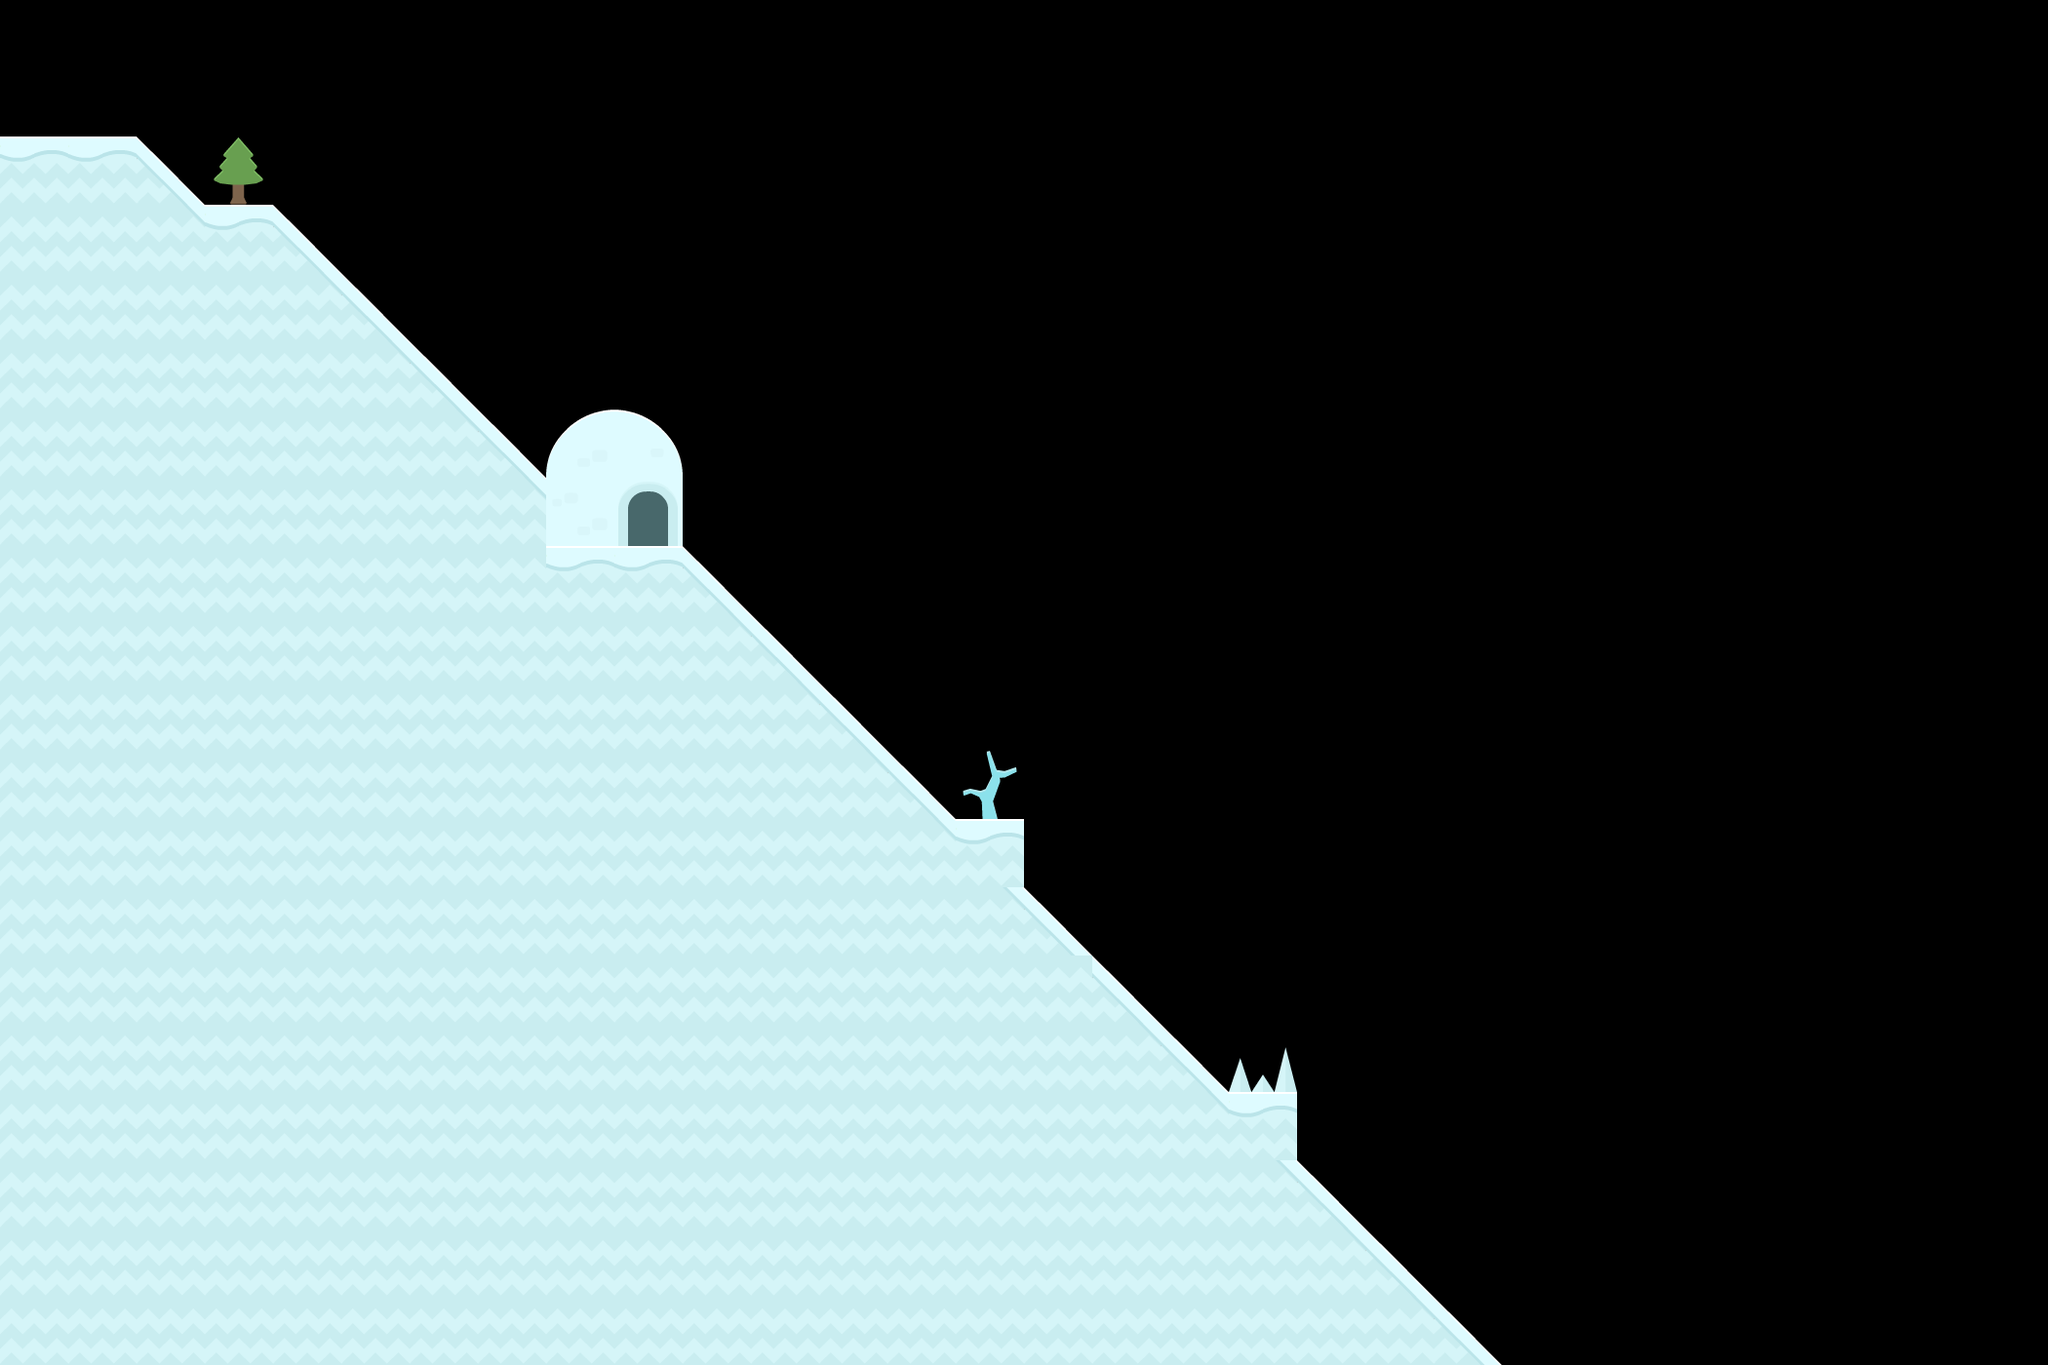

This is a level from a 2D game, rendered from its Tiled map with the project's own tilesets. A one-line summary and the complete map file follow:
An orthogonal 30x20 tile map with 70x70 px tiles, 1 tile layer (ground) and 2 objects (penguin-spawn).

<map version="1.10" tiledversion="1.10.2" orientation="orthogonal" renderorder="right-down" width="30" height="20" tilewidth="70" tileheight="70" infinite="0" nextlayerid="5" nextobjectid="9">
 <editorsettings>
  <export target="map.json" format="json" />
 </editorsettings>
 <tileset firstgid="1" name="iceworld" tilewidth="70" tileheight="70" tilecount="98" columns="14">
  <image source="sheet.png" width="980" height="490" />
  <tile id="0">
   <properties>
    <property name="collides" type="bool" value="false" />
    <property name="obstacles" type="bool" value="false" />
   </properties>
  </tile>
  <tile id="1">
   <properties>
    <property name="collides" type="bool" value="true" />
    <property name="obstacles" type="bool" value="false" />
   </properties>
  </tile>
  <tile id="2">
   <properties>
    <property name="collides" type="bool" value="true" />
    <property name="obstacles" type="bool" value="false" />
   </properties>
  </tile>
  <tile id="3">
   <properties>
    <property name="collides" type="bool" value="true" />
    <property name="obstacles" type="bool" value="false" />
   </properties>
  </tile>
  <tile id="4">
   <properties>
    <property name="collides" type="bool" value="true" />
    <property name="obstacles" type="bool" value="false" />
   </properties>
  </tile>
  <tile id="5">
   <properties>
    <property name="collides" type="bool" value="true" />
    <property name="obstacles" type="bool" value="false" />
   </properties>
  </tile>
  <tile id="6">
   <properties>
    <property name="collides" type="bool" value="false" />
    <property name="obstacles" type="bool" value="false" />
   </properties>
  </tile>
  <tile id="7">
   <properties>
    <property name="collides" type="bool" value="false" />
    <property name="obstacles" type="bool" value="false" />
   </properties>
  </tile>
  <tile id="8">
   <properties>
    <property name="collides" type="bool" value="true" />
    <property name="obstacles" type="bool" value="false" />
   </properties>
  </tile>
  <tile id="9">
   <properties>
    <property name="collides" type="bool" value="true" />
    <property name="obstacles" type="bool" value="false" />
   </properties>
  </tile>
  <tile id="10">
   <properties>
    <property name="collides" type="bool" value="false" />
    <property name="obstacles" type="bool" value="true" />
   </properties>
  </tile>
  <tile id="11">
   <properties>
    <property name="collides" type="bool" value="false" />
    <property name="obstacles" type="bool" value="true" />
   </properties>
  </tile>
  <tile id="12">
   <properties>
    <property name="collides" type="bool" value="false" />
    <property name="obstacles" type="bool" value="true" />
   </properties>
  </tile>
  <tile id="13">
   <properties>
    <property name="collides" type="bool" value="false" />
    <property name="obstacles" type="bool" value="true" />
   </properties>
  </tile>
  <tile id="14">
   <properties>
    <property name="collides" type="bool" value="false" />
    <property name="obstacles" type="bool" value="false" />
   </properties>
  </tile>
  <tile id="15">
   <properties>
    <property name="collides" type="bool" value="true" />
    <property name="obstacles" type="bool" value="false" />
   </properties>
  </tile>
  <tile id="16">
   <properties>
    <property name="collides" type="bool" value="true" />
    <property name="obstacles" type="bool" value="false" />
   </properties>
  </tile>
  <tile id="17">
   <properties>
    <property name="collides" type="bool" value="true" />
    <property name="obstacles" type="bool" value="false" />
   </properties>
  </tile>
  <tile id="18">
   <properties>
    <property name="collides" type="bool" value="false" />
    <property name="obstacles" type="bool" value="false" />
   </properties>
  </tile>
  <tile id="19">
   <properties>
    <property name="collides" type="bool" value="true" />
    <property name="obstacles" type="bool" value="false" />
   </properties>
  </tile>
  <tile id="20">
   <properties>
    <property name="collides" type="bool" value="true" />
    <property name="obstacles" type="bool" value="false" />
   </properties>
  </tile>
  <tile id="21">
   <properties>
    <property name="collides" type="bool" value="true" />
    <property name="obstacles" type="bool" value="false" />
   </properties>
  </tile>
  <tile id="22">
   <properties>
    <property name="collides" type="bool" value="true" />
    <property name="obstacles" type="bool" value="false" />
   </properties>
  </tile>
  <tile id="23">
   <properties>
    <property name="collides" type="bool" value="true" />
    <property name="obstacles" type="bool" value="false" />
   </properties>
  </tile>
  <tile id="24">
   <properties>
    <property name="collides" type="bool" value="false" />
    <property name="obstacles" type="bool" value="false" />
   </properties>
  </tile>
  <tile id="25">
   <properties>
    <property name="collides" type="bool" value="false" />
    <property name="obstacles" type="bool" value="false" />
   </properties>
  </tile>
  <tile id="26">
   <properties>
    <property name="collides" type="bool" value="false" />
    <property name="obstacles" type="bool" value="false" />
   </properties>
  </tile>
  <tile id="27">
   <properties>
    <property name="collides" type="bool" value="false" />
    <property name="obstacles" type="bool" value="false" />
   </properties>
  </tile>
  <tile id="28">
   <properties>
    <property name="collides" type="bool" value="false" />
    <property name="obstacles" type="bool" value="false" />
   </properties>
  </tile>
  <tile id="29">
   <properties>
    <property name="collides" type="bool" value="false" />
    <property name="obstacles" type="bool" value="false" />
   </properties>
  </tile>
  <tile id="30">
   <properties>
    <property name="collides" type="bool" value="false" />
    <property name="obstacles" type="bool" value="false" />
   </properties>
  </tile>
  <tile id="31">
   <properties>
    <property name="collides" type="bool" value="false" />
    <property name="obstacles" type="bool" value="false" />
   </properties>
  </tile>
  <tile id="32">
   <properties>
    <property name="collides" type="bool" value="false" />
    <property name="obstacles" type="bool" value="false" />
   </properties>
  </tile>
  <tile id="33">
   <properties>
    <property name="collides" type="bool" value="false" />
    <property name="obstacles" type="bool" value="false" />
   </properties>
  </tile>
  <tile id="34">
   <properties>
    <property name="collides" type="bool" value="false" />
    <property name="obstacles" type="bool" value="false" />
   </properties>
  </tile>
  <tile id="35">
   <properties>
    <property name="collides" type="bool" value="false" />
    <property name="obstacles" type="bool" value="true" />
   </properties>
  </tile>
  <tile id="36">
   <properties>
    <property name="collides" type="bool" value="false" />
    <property name="obstacles" type="bool" value="true" />
   </properties>
  </tile>
  <tile id="37">
   <properties>
    <property name="collides" type="bool" value="false" />
    <property name="obstacles" type="bool" value="true" />
   </properties>
  </tile>
  <tile id="38">
   <properties>
    <property name="collides" type="bool" value="false" />
    <property name="obstacles" type="bool" value="true" />
   </properties>
  </tile>
  <tile id="39">
   <properties>
    <property name="collides" type="bool" value="false" />
    <property name="obstacles" type="bool" value="true" />
   </properties>
  </tile>
  <tile id="40">
   <properties>
    <property name="collides" type="bool" value="false" />
    <property name="obstacles" type="bool" value="true" />
   </properties>
  </tile>
  <tile id="41">
   <properties>
    <property name="collides" type="bool" value="false" />
    <property name="obstacles" type="bool" value="true" />
   </properties>
  </tile>
  <tile id="42">
   <properties>
    <property name="collides" type="bool" value="false" />
    <property name="obstacles" type="bool" value="false" />
   </properties>
  </tile>
  <tile id="43">
   <properties>
    <property name="collides" type="bool" value="false" />
    <property name="obstacles" type="bool" value="false" />
   </properties>
  </tile>
  <tile id="44">
   <properties>
    <property name="collides" type="bool" value="false" />
    <property name="obstacles" type="bool" value="false" />
   </properties>
  </tile>
  <tile id="45">
   <properties>
    <property name="collides" type="bool" value="false" />
    <property name="obstacles" type="bool" value="true" />
   </properties>
  </tile>
  <tile id="46">
   <properties>
    <property name="collides" type="bool" value="false" />
    <property name="obstacles" type="bool" value="true" />
   </properties>
  </tile>
  <tile id="47">
   <properties>
    <property name="collides" type="bool" value="false" />
    <property name="obstacles" type="bool" value="true" />
   </properties>
  </tile>
  <tile id="48">
   <properties>
    <property name="collides" type="bool" value="false" />
    <property name="obstacles" type="bool" value="false" />
   </properties>
  </tile>
  <tile id="49">
   <properties>
    <property name="collides" type="bool" value="false" />
    <property name="obstacles" type="bool" value="true" />
   </properties>
  </tile>
  <tile id="50">
   <properties>
    <property name="collides" type="bool" value="false" />
    <property name="obstacles" type="bool" value="true" />
   </properties>
  </tile>
  <tile id="51">
   <properties>
    <property name="collides" type="bool" value="false" />
    <property name="obstacles" type="bool" value="true" />
   </properties>
  </tile>
  <tile id="52">
   <properties>
    <property name="collides" type="bool" value="false" />
    <property name="obstacles" type="bool" value="true" />
   </properties>
  </tile>
  <tile id="53">
   <properties>
    <property name="collides" type="bool" value="false" />
    <property name="obstacles" type="bool" value="true" />
   </properties>
  </tile>
  <tile id="54">
   <properties>
    <property name="collides" type="bool" value="false" />
    <property name="obstacles" type="bool" value="true" />
   </properties>
  </tile>
  <tile id="55">
   <properties>
    <property name="collides" type="bool" value="false" />
    <property name="obstacles" type="bool" value="true" />
   </properties>
  </tile>
  <tile id="56">
   <properties>
    <property name="collides" type="bool" value="false" />
    <property name="obstacles" type="bool" value="true" />
   </properties>
  </tile>
  <tile id="57">
   <properties>
    <property name="collides" type="bool" value="false" />
    <property name="obstacles" type="bool" value="true" />
   </properties>
  </tile>
  <tile id="58">
   <properties>
    <property name="collides" type="bool" value="false" />
    <property name="obstacles" type="bool" value="true" />
   </properties>
  </tile>
  <tile id="59">
   <properties>
    <property name="collides" type="bool" value="false" />
    <property name="obstacles" type="bool" value="false" />
   </properties>
  </tile>
  <tile id="60">
   <properties>
    <property name="collides" type="bool" value="false" />
    <property name="obstacles" type="bool" value="true" />
   </properties>
  </tile>
  <tile id="61">
   <properties>
    <property name="collides" type="bool" value="false" />
    <property name="obstacles" type="bool" value="true" />
   </properties>
  </tile>
  <tile id="62">
   <properties>
    <property name="collides" type="bool" value="false" />
    <property name="obstacles" type="bool" value="true" />
   </properties>
  </tile>
  <tile id="63">
   <properties>
    <property name="collides" type="bool" value="false" />
    <property name="obstacles" type="bool" value="true" />
   </properties>
  </tile>
  <tile id="64">
   <properties>
    <property name="collides" type="bool" value="false" />
    <property name="obstacles" type="bool" value="true" />
   </properties>
  </tile>
  <tile id="65">
   <properties>
    <property name="collides" type="bool" value="false" />
    <property name="obstacles" type="bool" value="true" />
   </properties>
  </tile>
  <tile id="66">
   <properties>
    <property name="collides" type="bool" value="false" />
    <property name="obstacles" type="bool" value="true" />
   </properties>
  </tile>
  <tile id="67">
   <properties>
    <property name="collides" type="bool" value="false" />
    <property name="obstacles" type="bool" value="true" />
   </properties>
  </tile>
  <tile id="68">
   <properties>
    <property name="collides" type="bool" value="false" />
    <property name="obstacles" type="bool" value="true" />
   </properties>
  </tile>
  <tile id="69">
   <properties>
    <property name="collides" type="bool" value="false" />
    <property name="obstacles" type="bool" value="true" />
   </properties>
  </tile>
  <tile id="70">
   <properties>
    <property name="collides" type="bool" value="false" />
    <property name="obstacles" type="bool" value="false" />
   </properties>
  </tile>
  <tile id="71">
   <properties>
    <property name="collides" type="bool" value="false" />
    <property name="obstacles" type="bool" value="false" />
   </properties>
  </tile>
  <tile id="72">
   <properties>
    <property name="collides" type="bool" value="false" />
    <property name="obstacles" type="bool" value="false" />
   </properties>
  </tile>
  <tile id="73">
   <properties>
    <property name="collides" type="bool" value="false" />
    <property name="obstacles" type="bool" value="false" />
   </properties>
  </tile>
  <tile id="74">
   <properties>
    <property name="collides" type="bool" value="false" />
    <property name="obstacles" type="bool" value="false" />
   </properties>
  </tile>
  <tile id="75">
   <properties>
    <property name="collides" type="bool" value="false" />
    <property name="obstacles" type="bool" value="false" />
   </properties>
  </tile>
  <tile id="76">
   <properties>
    <property name="collides" type="bool" value="false" />
    <property name="obstacles" type="bool" value="false" />
   </properties>
  </tile>
  <tile id="77">
   <properties>
    <property name="collides" type="bool" value="false" />
    <property name="obstacles" type="bool" value="false" />
   </properties>
  </tile>
  <tile id="78">
   <properties>
    <property name="collides" type="bool" value="false" />
    <property name="obstacles" type="bool" value="false" />
   </properties>
  </tile>
  <tile id="79">
   <properties>
    <property name="collides" type="bool" value="false" />
    <property name="obstacles" type="bool" value="false" />
   </properties>
  </tile>
  <tile id="80">
   <properties>
    <property name="collides" type="bool" value="false" />
    <property name="obstacles" type="bool" value="false" />
   </properties>
  </tile>
  <tile id="81">
   <properties>
    <property name="collides" type="bool" value="false" />
    <property name="obstacles" type="bool" value="false" />
   </properties>
  </tile>
  <tile id="82">
   <properties>
    <property name="collides" type="bool" value="false" />
    <property name="obstacles" type="bool" value="false" />
   </properties>
  </tile>
  <tile id="83">
   <properties>
    <property name="collides" type="bool" value="false" />
    <property name="obstacles" type="bool" value="true" />
   </properties>
  </tile>
  <tile id="84">
   <properties>
    <property name="collides" type="bool" value="false" />
    <property name="obstacles" type="bool" value="false" />
   </properties>
  </tile>
  <tile id="85">
   <properties>
    <property name="collides" type="bool" value="false" />
    <property name="obstacles" type="bool" value="false" />
   </properties>
  </tile>
  <tile id="86">
   <properties>
    <property name="collides" type="bool" value="false" />
    <property name="obstacles" type="bool" value="false" />
   </properties>
  </tile>
  <tile id="87">
   <properties>
    <property name="collides" type="bool" value="false" />
    <property name="obstacles" type="bool" value="false" />
   </properties>
  </tile>
  <tile id="88">
   <properties>
    <property name="collides" type="bool" value="false" />
    <property name="obstacles" type="bool" value="false" />
   </properties>
  </tile>
  <tile id="89">
   <properties>
    <property name="collides" type="bool" value="false" />
    <property name="obstacles" type="bool" value="false" />
   </properties>
  </tile>
  <tile id="90">
   <properties>
    <property name="collides" type="bool" value="false" />
    <property name="obstacles" type="bool" value="false" />
   </properties>
  </tile>
  <tile id="91">
   <properties>
    <property name="collides" type="bool" value="false" />
    <property name="obstacles" type="bool" value="false" />
   </properties>
  </tile>
  <tile id="92">
   <properties>
    <property name="collides" type="bool" value="false" />
    <property name="obstacles" type="bool" value="false" />
   </properties>
  </tile>
  <tile id="93">
   <properties>
    <property name="collides" type="bool" value="false" />
    <property name="obstacles" type="bool" value="false" />
   </properties>
  </tile>
  <tile id="94">
   <properties>
    <property name="collides" type="bool" value="false" />
    <property name="obstacles" type="bool" value="false" />
   </properties>
  </tile>
  <tile id="95">
   <properties>
    <property name="collides" type="bool" value="false" />
    <property name="obstacles" type="bool" value="false" />
   </properties>
  </tile>
  <tile id="96">
   <properties>
    <property name="collides" type="bool" value="false" />
    <property name="obstacles" type="bool" value="false" />
   </properties>
  </tile>
  <tile id="97">
   <properties>
    <property name="collides" type="bool" value="false" />
    <property name="obstacles" type="bool" value="true" />
   </properties>
  </tile>
 </tileset>
 <layer id="1" name="ground" width="30" height="20">
  <data encoding="csv">
0,0,0,0,0,0,0,0,0,0,0,0,0,0,0,0,0,0,0,0,0,0,0,0,0,0,0,0,0,0,
0,0,0,0,0,0,0,0,0,0,0,0,0,0,0,0,0,0,0,0,0,0,0,0,0,0,0,0,0,0,
4,4,7,98,0,0,0,0,0,0,0,0,0,0,0,0,0,0,0,0,0,0,0,0,0,0,0,0,0,0,
17,17,21,4,7,0,0,0,0,0,0,0,0,0,0,0,0,0,0,0,0,0,0,0,0,0,0,0,0,0,
17,17,17,17,21,7,0,0,0,0,0,0,0,0,0,0,0,0,0,0,0,0,0,0,0,0,0,0,0,0,
17,17,17,17,17,21,7,0,0,0,0,0,0,0,0,0,0,0,0,0,0,0,0,0,0,0,0,0,0,0,
17,17,17,17,17,17,21,7,40,42,0,0,0,0,0,0,0,0,0,0,0,0,0,0,0,0,0,0,0,0,
17,17,17,17,17,17,17,21,54,56,0,0,0,0,0,0,0,0,0,0,0,0,0,0,0,0,0,0,0,0,
17,17,17,17,17,17,17,17,4,4,7,0,0,0,0,0,0,0,0,0,0,0,0,0,0,0,0,0,0,0,
17,17,17,17,17,17,17,17,17,17,21,7,0,0,0,0,0,0,0,0,0,0,0,0,0,0,0,0,0,0,
17,17,17,17,17,17,17,17,17,17,17,21,7,0,0,0,0,0,0,0,0,0,0,0,0,0,0,0,0,0,
17,17,17,17,17,17,17,17,17,17,17,17,21,7,59,0,0,0,0,0,0,0,0,0,0,0,0,0,0,0,
17,17,17,17,17,17,17,17,17,17,17,17,17,21,4,0,0,0,0,0,0,0,0,0,0,0,0,0,0,0,
17,17,17,17,17,17,17,17,17,17,17,17,17,17,21,7,0,0,0,0,0,0,0,0,0,0,0,0,0,0,
17,17,17,17,17,17,17,17,17,17,17,17,17,17,17,17,7,0,0,0,0,0,0,0,0,0,0,0,0,0,
17,17,17,17,17,17,17,17,17,17,17,17,17,17,17,17,21,7,47,0,0,0,0,0,0,0,0,0,0,0,
17,17,17,17,17,17,17,17,17,17,17,17,17,17,17,17,17,21,4,0,0,0,0,0,0,0,0,0,0,0,
17,17,17,17,17,17,17,17,17,17,17,17,17,17,17,17,17,17,21,7,0,0,0,0,0,0,0,0,0,0,
17,17,17,17,17,17,17,17,17,17,17,17,17,17,17,17,17,17,17,21,7,0,0,0,0,0,0,0,0,0,
17,17,17,17,17,17,17,17,17,17,17,17,17,17,17,17,17,17,17,17,21,7,0,0,0,0,0,0,0,0
</data>
 </layer>
 <objectgroup id="4" name="objects">
  <object id="7" name="penguin-spawn" x="38" y="69" width="77" height="68.5" />
  <object id="8" x="-11" y="181.5" />
 </objectgroup>
</map>
